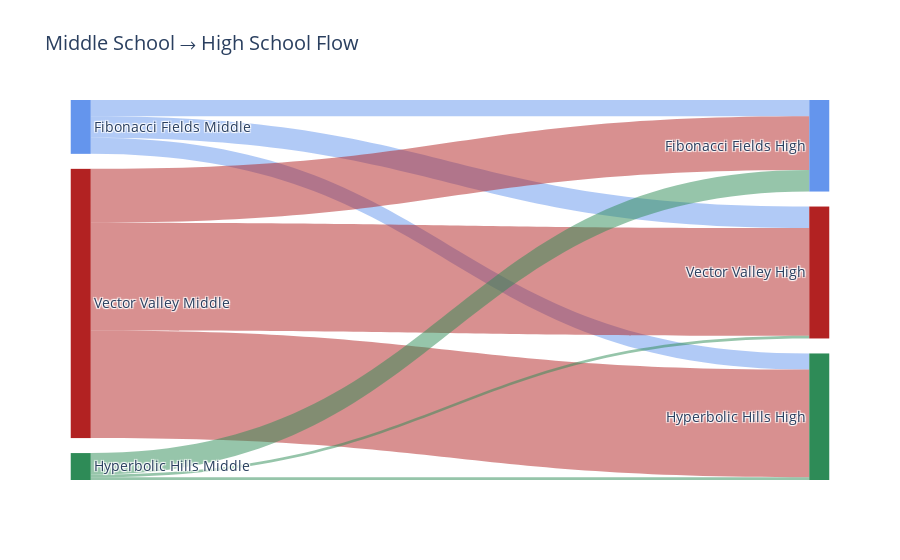

Notebook source saved alongside this figure:
### Code cell
data=[go.Sankey(
    arrangement='snap',
    node = dict(
      pad = 15,
      thickness = 20,
      line = dict(color = "black", width = 0),
      label = [
          "Fibonacci Fields Middle", "Vector Valley Middle", "Hyperbolic Hills Middle",
          "Fibonacci Fields High", "Vector Valley High", "Hyperbolic Hills High"
      ],
      x = [0.001, 0.001, 0.001, 0.999, 0.999, 0.999],
      y = [0.001, 0.5*(75/285 + 160/285), 190/285, 0.001, 0.5*(75/285 + 130/285), 215/285],
      color = [
          'cornflowerblue', 
          'firebrick', 
          'seagreen', 
          'cornflowerblue', 
          'firebrick', 
          'seagreen'
      ]
    ),
    link = dict(
      source = [0, 0, 0, 1, 1, 1, 2, 2, 2],
      target = [3, 4, 5, 3, 4, 5, 3, 4, 5],
      value = [30, 40, 30, 100, 200, 200, 40, 5, 5],
      color = [
          'rgba(100, 149, 237, 0.5)',
          'rgba(100, 149, 237, 0.5)',
          'rgba(100, 149, 237, 0.5)',
          'rgba(178, 34, 34, 0.5)',
          'rgba(178, 34, 34, 0.5)',
          'rgba(178, 34, 34, 0.5)',
          'rgba(46,139,87, 0.5)',
          'rgba(46,139,87, 0.5)',
          'rgba(46,139,87, 0.5)',
      ]
  ))]

fig = go.Figure(data=data)

fig.update_layout(width=900, title_text="Middle School → High School Flow", font_size=14)
fig.show()

### Figure 1 — Plotly figure (JSON) as saved in the notebook; plotly's stock layout.template omitted (floating-point values rounded to 4 significant figures)
{"data": [{"arrangement": "snap", "link": {"color": ["rgba(100, 149, 237, 0.5)", "rgba(100, 149, 237, 0.5)", "rgba(100, 149, 237, 0.5)", "rgba(178, 34, 34, 0.5)", "rgba(178, 34, 34, 0.5)", "rgba(178, 34, 34, 0.5)", "rgba(46,139,87, 0.5)", "rgba(46,139,87, 0.5)", "rgba(46,139,87, 0.5)"], "source": [0, 0, 0, 1, 1, 1, 2, 2, 2], "target": [3, 4, 5, 3, 4, 5, 3, 4, 5], "value": [30, 40, 30, 100, 200, 200, 40, 5, 5]}, "node": {"color": ["cornflowerblue", "firebrick", "seagreen", "cornflowerblue", "firebrick", "seagreen"], "label": ["Fibonacci Fields Middle", "Vector Valley Middle", "Hyperbolic Hills Middle", "Fibonacci Fields High", "Vector Valley High", "Hyperbolic Hills High"], "line": {"color": "black", "width": 0}, "pad": 15, "thickness": 20, "x": [0.001, 0.001, 0.001, 0.999, 0.999, 0.999], "y": [0.001, 0.4123, 0.6667, 0.001, 0.3596, 0.7544]}, "type": "sankey"}], "layout": {"font": {"size": 14}, "title": {"text": "Middle School → High School Flow"}, "width": 900}}
